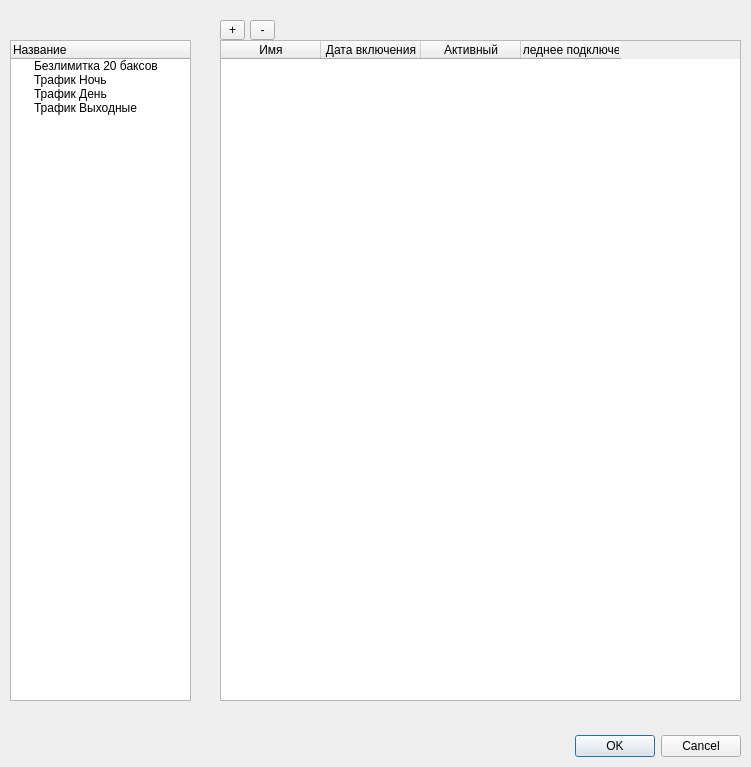
<ui version="4.0" >
 <class>Dialog</class>
 <widget class="QDialog" name="Dialog" >
  <property name="geometry" >
   <rect>
    <x>0</x>
    <y>0</y>
    <width>751</width>
    <height>767</height>
   </rect>
  </property>
  <property name="windowTitle" >
   <string>Dialog</string>
  </property>
  <widget class="QDialogButtonBox" name="buttonBox" >
   <property name="geometry" >
    <rect>
     <x>400</x>
     <y>730</y>
     <width>341</width>
     <height>32</height>
    </rect>
   </property>
   <property name="orientation" >
    <enum>Qt::Horizontal</enum>
   </property>
   <property name="standardButtons" >
    <set>QDialogButtonBox::Cancel|QDialogButtonBox::NoButton|QDialogButtonBox::Ok</set>
   </property>
  </widget>
  <widget class="QTreeWidget" name="treeWidget" >
   <property name="geometry" >
    <rect>
     <x>10</x>
     <y>40</y>
     <width>181</width>
     <height>661</height>
    </rect>
   </property>
   <column>
    <property name="text" >
     <string>Название</string>
    </property>
   </column>
   <item>
    <property name="text" >
     <string>Безлимитка 20 баксов</string>
    </property>
   </item>
   <item>
    <property name="text" >
     <string>Трафик Ночь</string>
    </property>
   </item>
   <item>
    <property name="text" >
     <string>Трафик День</string>
    </property>
   </item>
   <item>
    <property name="text" >
     <string>Трафик Выходные</string>
    </property>
   </item>
  </widget>
  <widget class="QTableWidget" name="tableWidget" >
   <property name="geometry" >
    <rect>
     <x>220</x>
     <y>40</y>
     <width>521</width>
     <height>661</height>
    </rect>
   </property>
   <column>
    <property name="text" >
     <string>Имя</string>
    </property>
   </column>
   <column>
    <property name="text" >
     <string>Дата включения</string>
    </property>
   </column>
   <column>
    <property name="text" >
     <string>Активный</string>
    </property>
   </column>
   <column>
    <property name="text" >
     <string>Последнее подключение</string>
    </property>
   </column>
  </widget>
  <widget class="QToolButton" name="toolButton_3" >
   <property name="geometry" >
    <rect>
     <x>220</x>
     <y>20</y>
     <width>25</width>
     <height>20</height>
    </rect>
   </property>
   <property name="text" >
    <string>+</string>
   </property>
  </widget>
  <widget class="QToolButton" name="toolButton_4" >
   <property name="geometry" >
    <rect>
     <x>250</x>
     <y>20</y>
     <width>25</width>
     <height>20</height>
    </rect>
   </property>
   <property name="text" >
    <string>-</string>
   </property>
  </widget>
 </widget>
 <resources/>
 <connections>
  <connection>
   <sender>buttonBox</sender>
   <signal>accepted()</signal>
   <receiver>Dialog</receiver>
   <slot>accept()</slot>
   <hints>
    <hint type="sourcelabel" >
     <x>248</x>
     <y>254</y>
    </hint>
    <hint type="destinationlabel" >
     <x>157</x>
     <y>274</y>
    </hint>
   </hints>
  </connection>
  <connection>
   <sender>buttonBox</sender>
   <signal>rejected()</signal>
   <receiver>Dialog</receiver>
   <slot>reject()</slot>
   <hints>
    <hint type="sourcelabel" >
     <x>316</x>
     <y>260</y>
    </hint>
    <hint type="destinationlabel" >
     <x>286</x>
     <y>274</y>
    </hint>
   </hints>
  </connection>
 </connections>
</ui>
